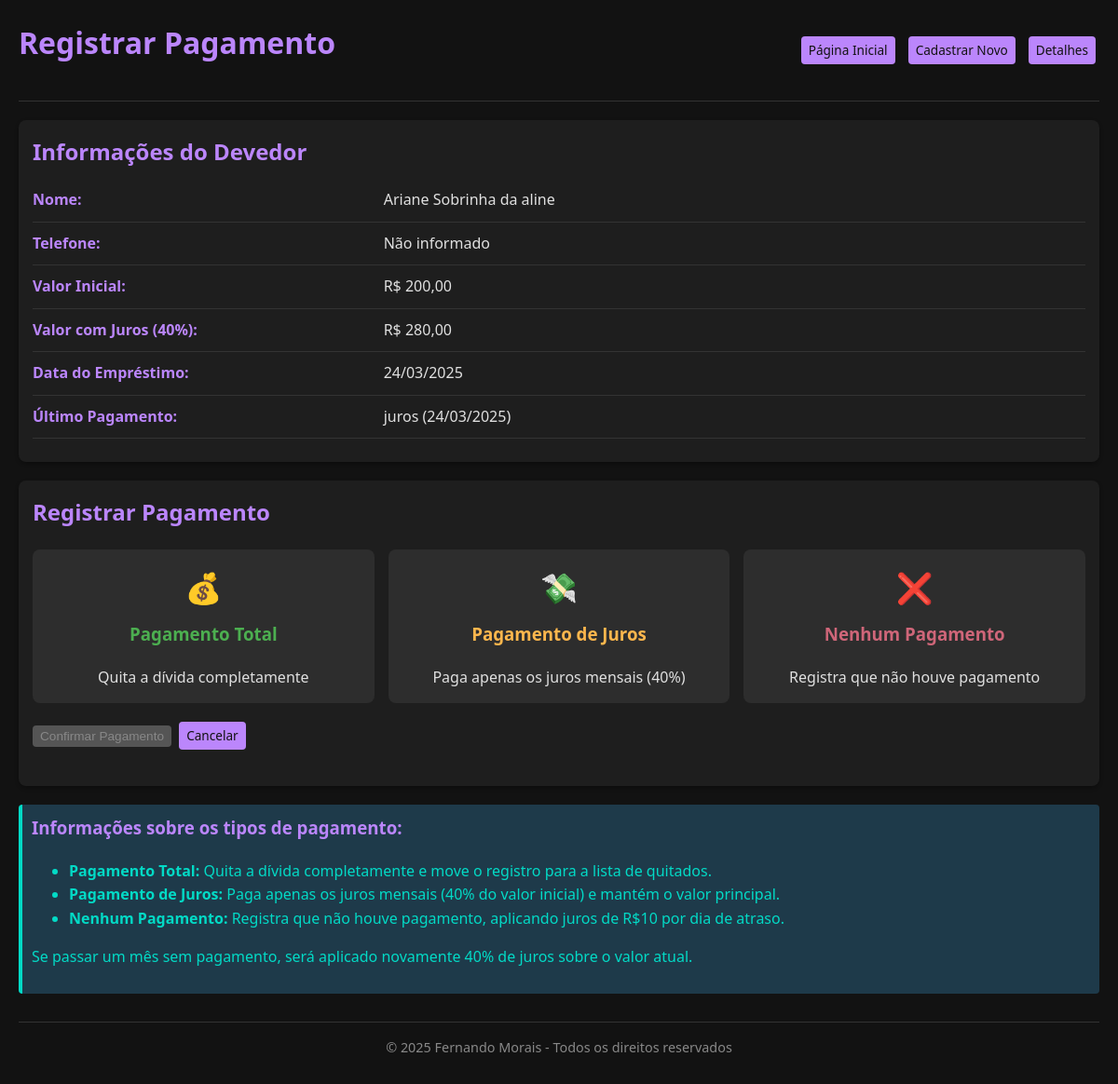
/pagamento.php?id=19, run on the app's committed database.
### tables this page shows
CREATE TABLE devedores (
            id INTEGER PRIMARY KEY AUTOINCREMENT,
            nome TEXT NOT NULL,
            telefone TEXT,
            endereco TEXT,
            valor_inicial REAL NOT NULL,
            valor_atual REAL NOT NULL,
            data_emprestimo TEXT NOT NULL,
            data_ultimo_pagamento TEXT NOT NULL,
            ultimo_pagamento TEXT NOT NULL
        );

### db.php (called while the page is built, shortened)
<?php
function buscarDevedor($db, $id) {
    $stmt = $db->prepare('SELECT * FROM devedores WHERE id = :id');
    $stmt->bindValue(':id', $id, PDO::PARAM_INT);
    $stmt->execute();
    $devedor = $stmt->fetch(PDO::FETCH_ASSOC);
    return $devedor ?: null;
}
?>

### pagamento.php (the view, shortened to what this page needs)
<?php
require_once 'db.php';
$db = inicializarBancoDados();
$id = $_GET['id'];
$devedor = buscarDevedor($db, $id);
?>
<!DOCTYPE html>
<html lang="pt-BR">
<head>
    <link rel="stylesheet" href="styles-dark.css">
</head>
<body>
    <div class="container">
        <div class="header">
            <h1>Registrar Pagamento</h1>
            <div class="navigation">
                <a href="index.php" class="btn btn-primary">Página Inicial</a>
                <a href="cadastro.php" class="btn btn-success">Cadastrar Novo</a>
                <a href="detalhes.php?id=<?php echo $id; ?>" class="btn btn-info">Detalhes</a>
            </div>
        </div>
        <div class="card">
            <h2>Informações do Devedor</h2>
            <div class="info-row">
                <div class="info-label">Nome:</div>
                <div class="info-value"><?php echo htmlspecialchars($devedor['nome']); ?></div>
            </div>
            <div class="info-row">
                <div class="info-label">Telefone:</div>
                <div class="info-value"><?php echo htmlspecialchars($devedor['telefone'] ?: 'Não informado'); ?></div>
            </div>
            <div class="info-row">
                <div class="info-label">Valor Inicial:</div>
                <div class="info-value">R$ <?php echo number_format($devedor['valor_inicial'], 2, ',', '.'); ?></div>
            </div>
            <div class="info-row">
                <div class="info-label">Valor com Juros (40%):</div>
                <div class="info-value">R$ <?php echo number_format($devedor['valor_inicial'] * 1.4, 2, ',', '.'); ?></div>
            </div>
            <div class="info-row">
                <div class="info-label">Data do Empréstimo:</div>
                <div class="info-value"><?php echo date('d/m/Y', strtotime($devedor['data_emprestimo'])); ?></div>
            </div>
            <div class="info-row">
                <div class="info-label">Último Pagamento:</div>
                <div class="info-value"><?php echo $devedor['ultimo_pagamento']; ?> (<?php echo date('d/m/Y', strtotime($devedor['data_ultimo_pagamento'])); ?>)</div>
            </div>
        </div>
        <div class="card">
            <h2>Registrar Pagamento</h2>
            <form method="post" action="">
                <div class="payment-options">
                    <div class="payment-option total" onclick="selecionarPagamento('total')">
                        <div class="payment-icon">💰</div>
                        <h3>Pagamento Total</h3>
                        <p>Quita a dívida completamente</p>
                    </div>
                    <div class="payment-option juros" onclick="selecionarPagamento('juros')">
                        <div class="payment-icon">💸</div>
                        <h3>Pagamento de Juros</h3>
                        <p>Paga apenas os juros mensais (40%)</p>
                    </div>
                    <div class="payment-option nenhum" onclick="selecionarPagamento('nenhum')">
                        <div class="payment-icon">❌</div>
                        <h3>Nenhum Pagamento</h3>
                        <p>Registra que não houve pagamento</p>
                    </div>
                </div>
                <button type="submit" id="btnConfirmar" class="btn btn-primary" disabled>Confirmar Pagamento</button>
                <a href="index.php" class="btn btn-secondary">Cancelar</a>
            </form>
        </div>
        <div class="alert alert-info">
            <h3>Informações sobre os tipos de pagamento:</h3>
            <ul>
                <li><strong>Pagamento Total:</strong> Quita a dívida completamente e move o registro para a lista de quitados.</li>
                <li><strong>Pagamento de Juros:</strong> Paga apenas os juros mensais (40% do valor inicial) e mantém o valor principal.</li>
                <li><strong>Nenhum Pagamento:</strong> Registra que não houve pagamento, aplicando juros de R$10 por dia de atraso.</li>
            </ul>
            <p>Se passar um mês sem pagamento, será aplicado novamente 40% de juros sobre o valor atual.</p>
        </div>
        <?php include 'footer.php'; ?>
    </div>
</body>
</html>

### styles-dark.css (style rules this page uses)
body { font-family: 'Segoe UI', Arial, sans-serif; line-height: 1.6; margin: 0; padding: 20px; background-color: #121212; color: #e0e0e0; }
.container { max-width: 1200px; margin: 0 auto; }
.header { display: flex; justify-content: space-between; align-items: center; margin-bottom: 20px; padding-bottom: 15px; border-bottom: 1px solid #333; }
.navigation { display: flex; gap: 10px; }
.btn-primary { background-color: #bb86fc; color: #121212; }
.btn-secondary { background-color: #333; color: #e0e0e0; }
.btn-info { background-color: #03dac6; color: #121212; }
.btn { display: inline-block; padding: 4px 8px; background-color: #bb86fc; color: #121212; text-decoration: none; border-radius: 4px; border: none; cursor: pointer; font-weight: 500; transition: background-color 0.3s, transform 0.2s; margin-right: 4px; margin-bottom: 4px; font-size: 0.85em; }
.btn:disabled { background-color: #555; color: #888; cursor: not-allowed; transform: none; }
.card { background-color: #1e1e1e; border-radius: 8px; padding: 15px; margin-bottom: 20px; box-shadow: 0 2px 4px rgba(0, 0, 0, 0.3); }
h1, h2, h3 { color: #bb86fc; margin-top: 0; }
form { margin-bottom: 20px; }
.alert { padding: 10px; border-radius: 4px; margin-bottom: 15px; }
.alert-info { background-color: #1e3a4a; color: #03dac6; border-left: 4px solid #03dac6; }
.info-row { display: flex; margin-bottom: 10px; border-bottom: 1px solid #333; padding-bottom: 10px; }
.info-label { flex: 1; font-weight: bold; color: #bb86fc; }
.info-value { flex: 2; }
.payment-options { display: flex; gap: 15px; margin-bottom: 20px; }
.payment-option { flex: 1; background-color: #2d2d2d; border-radius: 8px; padding: 15px; cursor: pointer; transition: background-color 0.3s, transform 0.2s; text-align: center; }
.payment-option h3 { margin-top: 0; color: #e0e0e0; }
.payment-option.total h3 { color: #4caf50; }
.payment-option.juros h3 { color: #ffb74d; }
.payment-option.nenhum h3 { color: #cf6679; }
.payment-option p { margin-bottom: 0; }
.payment-icon { font-size: 2em; margin-bottom: 10px; }
.payment-option.total .payment-icon { color: #4caf50; }
.payment-option.juros .payment-icon { color: #ffb74d; }
.payment-option.nenhum .payment-icon { color: #cf6679; }

### data on the page
devedores: nome "Ariane Sobrinha da aline", telefone "Não informado", valor_inicial "200,00", $devedor['valor_inicial']*1.4 "280,00", data_emprestimo "24/03/2025", ultimo_pagamento "juros", data_ultimo_pagamento "24/03/2025"
